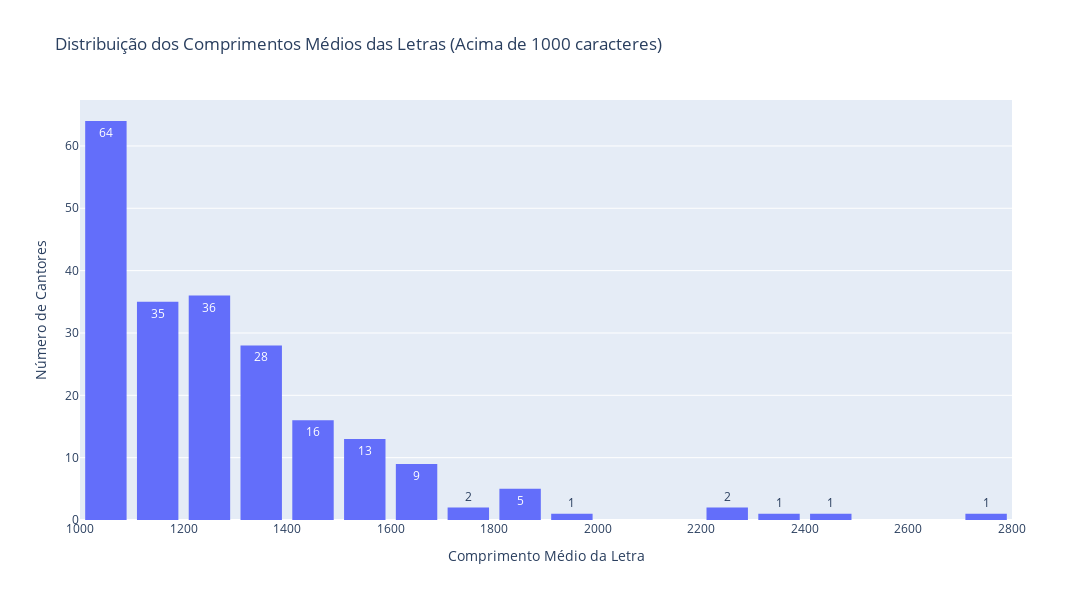

Source (notebook cell):
### Markdown cell above
### Distribuição dos Comprimentos Médios das Letras (Acima de 1000 caracteres)

### Code cell
df_average_lyrics_length = df_lyrics.groupby('cantor_nome')['letra_lenght'].mean().reset_index(name='average_lyrics_length').sort_values(by='average_lyrics_length', ascending=False)
df_average_lyrics_length = df_average_lyrics_length[df_average_lyrics_length['average_lyrics_length'] > 1000]

fig = px.histogram(df_average_lyrics_length,
                   x='average_lyrics_length',
                   title='Distribuição dos Comprimentos Médios das Letras (Acima de 1000 caracteres)',
                   text_auto=True,
                   height=600,
                   width=1400,)
fig.update_layout(bargap=0.2)
fig.update_layout(
    xaxis_title='Comprimento Médio da Letra',
    yaxis_title='Número de Cantores')
fig.show()

### Figure 1 — Plotly figure (JSON) as saved in the notebook; plotly's stock layout.template omitted (floating-point values rounded to 4 significant figures; data arrays with more than 128 entries replaced by an {"elided": "..."} marker saying what was removed)
{"data": [{"alignmentgroup": "True", "bingroup": "x", "hovertemplate": "average_lyrics_length=%{x}<br>count=%{y}<extra></extra>", "legendgroup": "", "marker": {"color": "#636efa", "pattern": {"shape": ""}}, "name": "", "offsetgroup": "", "orientation": "v", "showlegend": false, "texttemplate": "%{value}", "type": "histogram", "x": {"elided": "214 float values"}, "xaxis": "x", "yaxis": "y"}], "layout": {"bargap": 0.2, "barmode": "relative", "height": 600, "legend": {"tracegroupgap": 0}, "title": {"text": "Distribuição dos Comprimentos Médios das Letras (Acima de 1000 caracteres)"}, "width": 1400, "xaxis": {"anchor": "y", "domain": [0, 1], "title": {"text": "Comprimento Médio da Letra"}}, "yaxis": {"anchor": "x", "domain": [0, 1], "title": {"text": "Número de Cantores"}}}}
